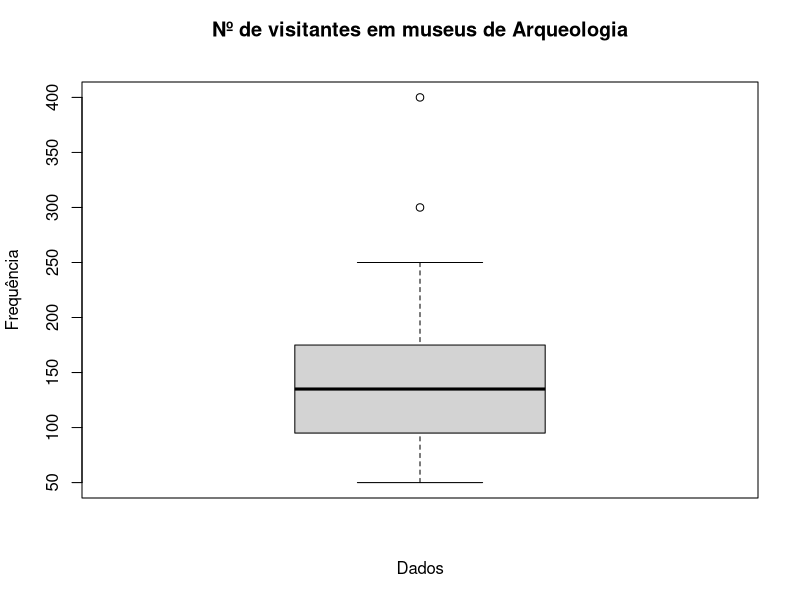

This chart was generated by the following R code:
# Universidade Federal do Piauí
# Centro de Ciências da Natureza
# Curso: Bacharelado em Estatpistica
# Prof.ª Dr.ª Rita Idalino
# Discente: Reurysson Morais

# Exercício - Box Plot
# Questão Única: Construção e interpretação do box plor

dados <- c(50,60,70,80,90,100,100,110,120,130,140,150,150,160,170,180,200,250,300,400)

# Sumário Estatístico
summary(dados)

# Intervalo Interquartil
iiq <- quantile(dados, 0.75)-quantile(dados, 0.25)
iiq

# Análise Gráfica
boxplot(dados, xlab="Dados", main="Nº de visitantes em museus de Arqueologia
        ", ylab="Frequência")

# Interpretação:

# A estrutura apresentada pelo box plot sugere que o número de visitantes nos museus de arqueologia 
# segue uma distribuição aproximadamente simétrica, em que cerca de 50% dos museus recebem entre 97,5 e 172,5
# visitantes no período considerado. Observa-se, ainda, o interesse por dois museus em específicos que registraram
# expressivo número de visitante (300 e 400), considerados outliers. 